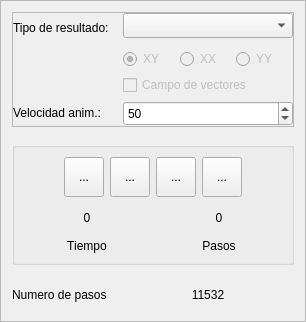
             <widget class="QFrame" name="frame_ResultAnimation1">
              <property name="sizePolicy">
               <sizepolicy hsizetype="Preferred" vsizetype="Preferred">
                <horstretch>0</horstretch>
                <verstretch>0</verstretch>
               </sizepolicy>
              </property>
              <property name="frameShape">
               <enum>QFrame::Shape::StyledPanel</enum>
              </property>
              <property name="frameShadow">
               <enum>QFrame::Shadow::Raised</enum>
              </property>
              <layout class="QVBoxLayout" name="verticalLayout_6">
               <property name="spacing">
                <number>15</number>
               </property>
               <item>
                <widget class="QFrame" name="frame_3">
                 <property name="styleSheet">
                  <string notr="true"/>
                 </property>
                 <property name="frameShape">
                  <enum>QFrame::Shape::StyledPanel</enum>
                 </property>
                 <property name="frameShadow">
                  <enum>QFrame::Shadow::Raised</enum>
                 </property>
                 <layout class="QFormLayout" name="formLayout_3">
                  <property name="horizontalSpacing">
                   <number>0</number>
                  </property>
                  <property name="verticalSpacing">
                   <number>6</number>
                  </property>
                  <property name="leftMargin">
                   <number>0</number>
                  </property>
                  <property name="topMargin">
                   <number>0</number>
                  </property>
                  <property name="rightMargin">
                   <number>0</number>
                  </property>
                  <property name="bottomMargin">
                   <number>0</number>
                  </property>
                  <item row="0" column="0">
                   <widget class="QLabel" name="label_textPointMaterialName">
                    <property name="minimumSize">
                     <size>
                      <width>0</width>
                      <height>30</height>
                     </size>
                    </property>
                    <property name="text">
                     <string>Tipo de resultado:</string>
                    </property>
                    <property name="QLabelStyle" stdset="0">
                     <number>3</number>
                    </property>
                   </widget>
                  </item>
                  <item row="0" column="1">
                   <widget class="QComboBox" name="comboBox_sceneTypeResult">
                    <property name="minimumSize">
                     <size>
                      <width>0</width>
                      <height>25</height>
                     </size>
                    </property>
                    <property name="focusPolicy">
                     <enum>Qt::FocusPolicy::WheelFocus</enum>
                    </property>
                    <property name="QComboBoxStyle" stdset="0">
                     <number>1</number>
                    </property>
                   </widget>
                  </item>
                  <item row="3" column="0">
                   <widget class="QLabel" name="label_textResultAnimation3">
                    <property name="minimumSize">
                     <size>
                      <width>110</width>
                      <height>0</height>
                     </size>
                    </property>
                    <property name="text">
                     <string>Velocidad anim.:</string>
                    </property>
                    <property name="QLabelStyle" stdset="0">
                     <number>3</number>
                    </property>
                   </widget>
                  </item>
                  <item row="3" column="1">
                   <widget class="QSpinBox" name="spinBox_ResultAnimationVelocity">
                    <property name="minimumSize">
                     <size>
                      <width>120</width>
                      <height>25</height>
                     </size>
                    </property>
                    <property name="minimum">
                     <number>1</number>
                    </property>
                    <property name="maximum">
                     <number>100</number>
                    </property>
                    <property name="singleStep">
                     <number>1</number>
                    </property>
                    <property name="value">
                     <number>50</number>
                    </property>
                    <property name="displayIntegerBase">
                     <number>10</number>
                    </property>
                    <property name="QSpinBoxStyle" stdset="0">
                     <number>1</number>
                    </property>
                   </widget>
                  </item>
                  <item row="2" column="1">
                   <widget class="QCheckBox" name="checkBox_ResultVector">
                    <property name="enabled">
                     <bool>false</bool>
                    </property>
                    <property name="text">
                     <string>Campo de vectores</string>
                    </property>
                    <property name="checked">
                     <bool>false</bool>
                    </property>
                    <property name="QCheckBoxStyle" stdset="0">
                     <number>1</number>
                    </property>
                   </widget>
                  </item>
                  <item row="1" column="1">
                   <layout class="QHBoxLayout" name="horizontalLayout_9">
                    <item>
                     <widget class="QRadioButton" name="radioButton_ResultXY">
                      <property name="enabled">
                       <bool>false</bool>
                      </property>
                      <property name="text">
                       <string>XY</string>
                      </property>
                      <property name="checked">
                       <bool>true</bool>
                      </property>
                      <property name="QRadioButtonStyle" stdset="0">
                       <number>1</number>
                      </property>
                     </widget>
                    </item>
                    <item>
                     <widget class="QRadioButton" name="radioButton_ResultX">
                      <property name="enabled">
                       <bool>false</bool>
                      </property>
                      <property name="text">
                       <string>XX</string>
                      </property>
                      <property name="checkable">
                       <bool>true</bool>
                      </property>
                      <property name="checked">
                       <bool>false</bool>
                      </property>
                      <property name="QRadioButtonStyle" stdset="0">
                       <number>1</number>
                      </property>
                     </widget>
                    </item>
                    <item>
                     <widget class="QRadioButton" name="radioButton_ResultY">
                      <property name="enabled">
                       <bool>false</bool>
                      </property>
                      <property name="text">
                       <string>YY</string>
                      </property>
                      <property name="QRadioButtonStyle" stdset="0">
                       <number>1</number>
                      </property>
                     </widget>
                    </item>
                   </layout>
                  </item>
                 </layout>
                </widget>
               </item>
               <item>
                <widget class="QGroupBox" name="groupBox">
                 <property name="title">
                  <string/>
                 </property>
                 <layout class="QVBoxLayout" name="verticalLayout_8">
                  <item>
                   <layout class="QHBoxLayout" name="horizontalLayout_7">
                    <item>
                     <spacer name="horizontalSpacer_4">
                      <property name="orientation">
                       <enum>Qt::Orientation::Horizontal</enum>
                      </property>
                      <property name="sizeHint" stdset="0">
                       <size>
                        <width>40</width>
                        <height>20</height>
                       </size>
                      </property>
                     </spacer>
                    </item>
                    <item>
                     <widget class="QToolButton" name="toolButton_sceneRegress">
                      <property name="minimumSize">
                       <size>
                        <width>40</width>
                        <height>40</height>
                       </size>
                      </property>
                      <property name="text">
                       <string>...</string>
                      </property>
                      <property name="icon">
                       <iconset>
                        <normaloff>../resources/iconos/icono_result/atras.svg</normaloff>../resources/iconos/icono_result/atras.svg</iconset>
                      </property>
                      <property name="iconSize">
                       <size>
                        <width>25</width>
                        <height>25</height>
                       </size>
                      </property>
                      <property name="QToolButtonStyle" stdset="0">
                       <number>1</number>
                      </property>
                     </widget>
                    </item>
                    <item>
                     <widget class="QToolButton" name="toolButton_sceneStop">
                      <property name="minimumSize">
                       <size>
                        <width>40</width>
                        <height>40</height>
                       </size>
                      </property>
                      <property name="text">
                       <string>...</string>
                      </property>
                      <property name="icon">
                       <iconset>
                        <normaloff>../resources/iconos/icono_result/stop.svg</normaloff>../resources/iconos/icono_result/stop.svg</iconset>
                      </property>
                      <property name="iconSize">
                       <size>
                        <width>25</width>
                        <height>25</height>
                       </size>
                      </property>
                      <property name="QToolButtonStyle" stdset="0">
                       <number>1</number>
                      </property>
                     </widget>
                    </item>
                    <item>
                     <widget class="QToolButton" name="toolButton_scenePlay">
                      <property name="minimumSize">
                       <size>
                        <width>40</width>
                        <height>40</height>
                       </size>
                      </property>
                      <property name="text">
                       <string>...</string>
                      </property>
                      <property name="icon">
                       <iconset>
                        <normaloff>../resources/iconos/icono_result/play.svg</normaloff>../resources/iconos/icono_result/play.svg</iconset>
                      </property>
                      <property name="iconSize">
                       <size>
                        <width>25</width>
                        <height>25</height>
                       </size>
                      </property>
                      <property name="QToolButtonStyle" stdset="0">
                       <number>1</number>
                      </property>
                     </widget>
                    </item>
                    <item>
                     <widget class="QToolButton" name="toolButton_sceneAdvance">
                      <property name="minimumSize">
                       <size>
                        <width>40</width>
                        <height>40</height>
                       </size>
                      </property>
                      <property name="text">
                       <string>...</string>
                      </property>
                      <property name="icon">
                       <iconset>
                        <normaloff>../resources/iconos/icono_result/adelante.svg</normaloff>../resources/iconos/icono_result/adelante.svg</iconset>
                      </property>
                      <property name="iconSize">
                       <size>
                        <width>25</width>
                        <height>25</height>
                       </size>
                      </property>
                      <property name="QToolButtonStyle" stdset="0">
                       <number>1</number>
                      </property>
                     </widget>
                    </item>
                    <item>
                     <spacer name="horizontalSpacer_5">
                      <property name="orientation">
                       <enum>Qt::Orientation::Horizontal</enum>
                      </property>
                      <property name="sizeHint" stdset="0">
                       <size>
                        <width>40</width>
                        <height>20</height>
                       </size>
                      </property>
                     </spacer>
                    </item>
                   </layout>
                  </item>
                  <item>
                   <layout class="QHBoxLayout" name="horizontalLayout_11">
                    <item>
                     <layout class="QVBoxLayout" name="verticalLayout_12">
                      <item>
                       <widget class="QLabel" name="label_textResultTime">
                        <property name="minimumSize">
                         <size>
                          <width>60</width>
                          <height>30</height>
                         </size>
                        </property>
                        <property name="text">
                         <string>0</string>
                        </property>
                        <property name="alignment">
                         <set>Qt::AlignmentFlag::AlignCenter</set>
                        </property>
                        <property name="QLabelStyle" stdset="0">
                         <number>4</number>
                        </property>
                       </widget>
                      </item>
                      <item>
                       <widget class="QLabel" name="label_text_7">
                        <property name="minimumSize">
                         <size>
                          <width>0</width>
                          <height>0</height>
                         </size>
                        </property>
                        <property name="text">
                         <string>Tiempo</string>
                        </property>
                        <property name="alignment">
                         <set>Qt::AlignmentFlag::AlignCenter</set>
                        </property>
                        <property name="QLabelStyle" stdset="0">
                         <number>3</number>
                        </property>
                       </widget>
                      </item>
                     </layout>
                    </item>
                    <item>
                     <layout class="QVBoxLayout" name="verticalLayout_13">
                      <item>
                       <widget class="QLabel" name="label_textResultStep">
                        <property name="minimumSize">
                         <size>
                          <width>60</width>
                          <height>30</height>
                         </size>
                        </property>
                        <property name="text">
                         <string>0</string>
                        </property>
                        <property name="alignment">
                         <set>Qt::AlignmentFlag::AlignCenter</set>
                        </property>
                        <property name="QLabelStyle" stdset="0">
                         <number>4</number>
                        </property>
                       </widget>
                      </item>
                      <item>
                       <widget class="QLabel" name="label_text_8">
                        <property name="minimumSize">
                         <size>
                          <width>0</width>
                          <height>0</height>
                         </size>
                        </property>
                        <property name="text">
                         <string>Pasos</string>
                        </property>
                        <property name="alignment">
                         <set>Qt::AlignmentFlag::AlignCenter</set>
                        </property>
                        <property name="QLabelStyle" stdset="0">
                         <number>3</number>
                        </property>
                       </widget>
                      </item>
                     </layout>
                    </item>
                   </layout>
                  </item>
                 </layout>
                </widget>
               </item>
               <item>
                <layout class="QFormLayout" name="formLayout">
                 <item row="0" column="0">
                  <widget class="QLabel" name="label_text">
                   <property name="minimumSize">
                    <size>
                     <width>0</width>
                     <height>30</height>
                    </size>
                   </property>
                   <property name="text">
                    <string>Numero de pasos</string>
                   </property>
                   <property name="QLabelStyle" stdset="0">
                    <number>3</number>
                   </property>
                  </widget>
                 </item>
                 <item row="0" column="1">
                  <widget class="QLabel" name="label_textResultSteps">
                   <property name="minimumSize">
                    <size>
                     <width>60</width>
                     <height>30</height>
                    </size>
                   </property>
                   <property name="text">
                    <string>11532</string>
                   </property>
                   <property name="alignment">
                    <set>Qt::AlignmentFlag::AlignCenter</set>
                   </property>
                   <property name="QLabelStyle" stdset="0">
                    <number>3</number>
                   </property>
                  </widget>
                 </item>
                </layout>
               </item>
              </layout>
             </widget>
